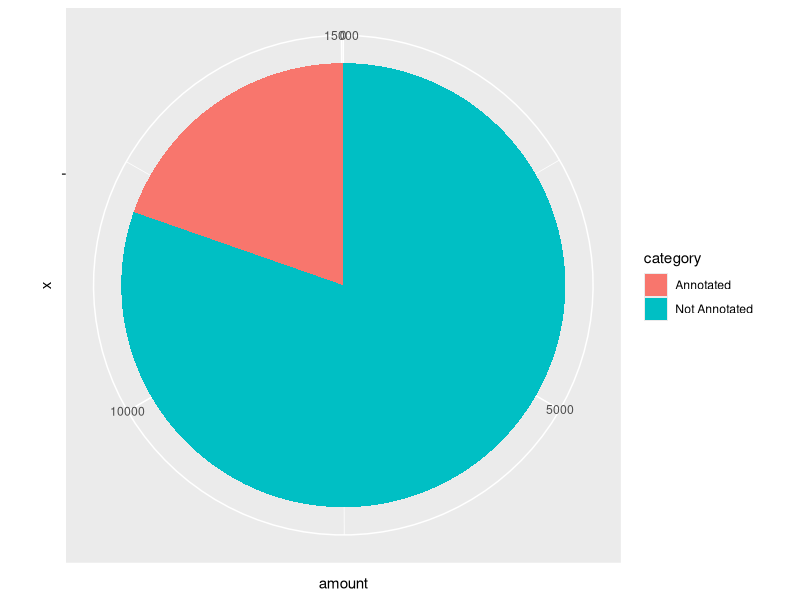

The R script that drew this image: (Note: this script raises an error after producing the figure.)
## ---- chunk 1
library(ggplot2)
# library(maps)

data <- data.frame("category" = c('Annotated', 'Not Annotated'), "amount" = c(2952, 12066))
ggplot(data, aes(x="", y=amount, fill=category)) +
  geom_bar(stat="identity", width=1) +
  coord_polar("y", start=0)
## ---- chunk 2

mivi_young <- read.csv("./MIVI-YOUNG.csv")  # 1346
mivi_flowering <- read.csv("./MIVI-FLOWERING.csv")  # 22
mivi_fruiting <- read.csv("./MIVI-FRUITING.csv")  # 258

head(mivi_young)

ggplot(mivi_young, aes(x=longitude,y=latitude)) + geom_point()
ggplot(mivi_young, aes(x=longitude,y=latitude,color=place_state_name)) + geom_point()

ggplot(mivi_young, aes(x=latitude)) + geom_histogram(binwidth=0.2)
